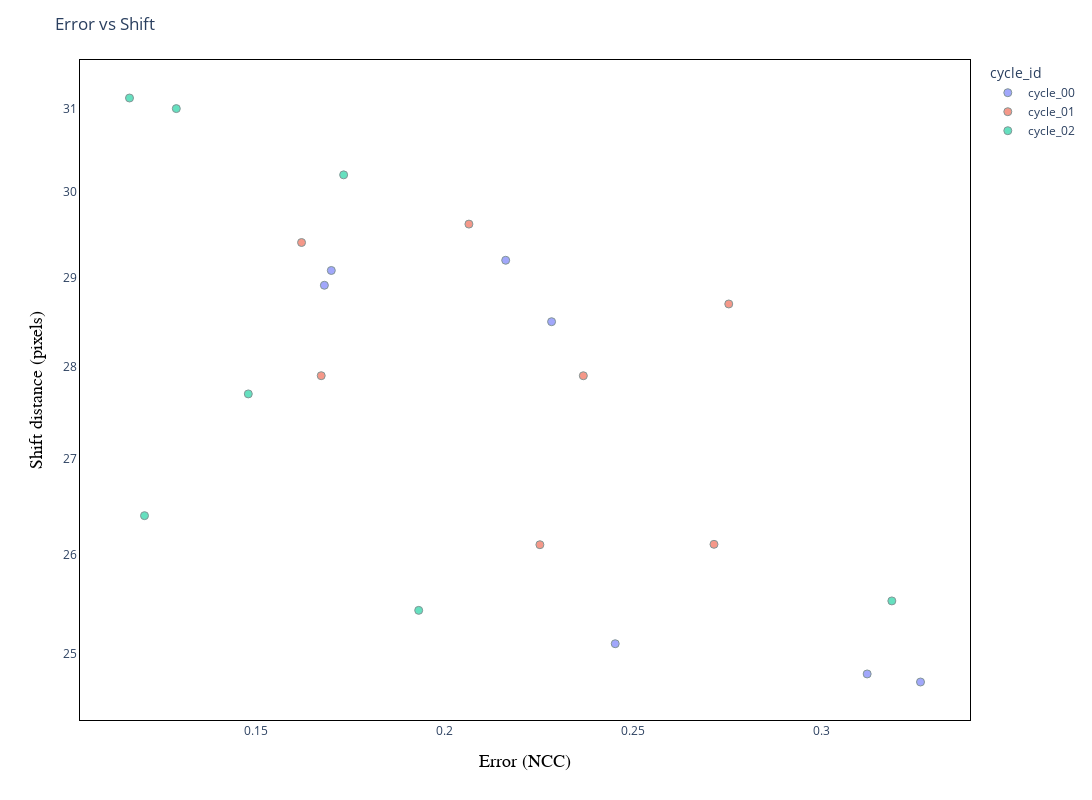

This figure's notebook cell:
### Code cell
plot_scatter_shift_error(df, save_path="../figures/scatter_shift_error.html")

### Figure 1 — Plotly figure (JSON) as saved in the notebook; plotly's stock layout.template omitted (floating-point values rounded to 4 significant figures)
{"data": [{"customdata": [["(0,1)"], ["(0,2)"], ["(1,3)"], ["(2,3)"], ["(2,4)"], ["(3,5)"], ["(4,5)"]], "hovertemplate": "cycle_id=cycle_00<br>X_Error=%{x}<br>Y_Shift=%{y}<br>edge_id=%{customdata[0]}<extra></extra>", "legendgroup": "cycle_00", "marker": {"color": "#636efa", "line": {"color": "DarkSlateGrey", "width": 1}, "opacity": 0.6, "size": 8, "symbol": "circle"}, "mode": "markers", "name": "cycle_00", "orientation": "v", "showlegend": true, "type": "scatter", "x": [0.2163, 0.3122, 0.3263, 0.2285, 0.1682, 0.1701, 0.2454], "xaxis": "x", "y": [29.2, 24.8, 24.72, 28.5, 28.91, 29.08, 25.1], "yaxis": "y"}, {"customdata": [["(0,1)"], ["(0,2)"], ["(1,3)"], ["(2,3)"], ["(2,4)"], ["(3,5)"], ["(4,5)"]], "hovertemplate": "cycle_id=cycle_01<br>X_Error=%{x}<br>Y_Shift=%{y}<br>edge_id=%{customdata[0]}<extra></extra>", "legendgroup": "cycle_01", "marker": {"color": "#EF553B", "line": {"color": "DarkSlateGrey", "width": 1}, "opacity": 0.6, "size": 8, "symbol": "circle"}, "mode": "markers", "name": "cycle_01", "orientation": "v", "showlegend": true, "type": "scatter", "x": [0.2755, 0.2254, 0.2716, 0.1674, 0.1622, 0.2066, 0.2369], "xaxis": "x", "y": [28.7, 26.1, 26.1, 27.9, 29.41, 29.62, 27.9], "yaxis": "y"}, {"customdata": [["(0,1)"], ["(0,2)"], ["(1,3)"], ["(2,3)"], ["(2,4)"], ["(3,5)"], ["(4,5)"]], "hovertemplate": "cycle_id=cycle_02<br>X_Error=%{x}<br>Y_Shift=%{y}<br>edge_id=%{customdata[0]}<extra></extra>", "legendgroup": "cycle_02", "marker": {"color": "#00cc96", "line": {"color": "DarkSlateGrey", "width": 1}, "opacity": 0.6, "size": 8, "symbol": "circle"}, "mode": "markers", "name": "cycle_02", "orientation": "v", "showlegend": true, "type": "scatter", "x": [0.1734, 0.3187, 0.1933, 0.1481, 0.129, 0.1166, 0.1205], "xaxis": "x", "y": [30.2, 25.53, 25.43, 27.7, 31.0, 31.13, 26.4], "yaxis": "y"}], "layout": {"height": 800, "legend": {"title": {"text": "cycle_id"}, "tracegroupgap": 0}, "margin": {"t": 60}, "paper_bgcolor": "white", "plot_bgcolor": "white", "title": {"text": "Error vs Shift"}, "uniformtext": {"minsize": 12, "mode": "hide"}, "width": 1200, "xaxis": {"anchor": "y", "domain": [0, 1], "linecolor": "black", "mirror": true, "showline": true, "title": {"font": {"color": "black", "family": "Arial", "size": 18}, "text": "Error (NCC)"}}, "yaxis": {"anchor": "x", "domain": [0, 1], "linecolor": "black", "mirror": true, "nticks": 7, "showline": true, "title": {"font": {"color": "black", "family": "Arial", "size": 18}, "text": "Shift distance (pixels)"}, "type": "log"}}}
